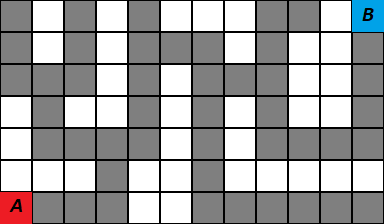

Tiled map render using the project's own tile images. Description and the whole map definition, tile-layer contents included, below:
An orthogonal 12x7 tile map with 32x32 px tiles, 5 tile layers (BackGround, Path, Start, End, ...) and 1 object.

<map version="1.10" tiledversion="1.10.1" orientation="orthogonal" renderorder="right-down" width="12" height="7" tilewidth="32" tileheight="32" infinite="0" nextlayerid="7" nextobjectid="2">
 <editorsettings>
  <export target="AI..js" format="js" />
 </editorsettings>
 <tileset firstgid="1" source="tileset.tsx" />
 <layer id="1" name="BackGround" width="12" height="7">
  <data encoding="csv">
1,1,1,1,1,1,1,1,1,1,1,1,
1,1,1,1,1,1,1,1,1,1,1,1,
1,1,1,1,1,1,1,1,1,1,1,1,
1,1,1,1,1,1,1,1,1,1,1,1,
1,1,1,1,1,1,1,1,1,1,1,1,
1,1,1,1,1,1,1,1,1,1,1,1,
1,1,1,1,1,1,1,1,1,1,1,1
</data>
 </layer>
 <layer id="2" name="Path" width="12" height="7">
  <data encoding="csv">
4,0,4,0,4,0,0,0,4,4,0,4,
4,0,4,0,4,4,4,0,4,0,0,4,
4,4,4,0,4,0,4,4,4,0,0,4,
0,4,0,0,4,0,4,0,4,0,0,4,
0,4,4,4,4,0,4,0,4,4,4,4,
0,0,0,4,0,0,4,0,0,0,0,0,
4,4,4,4,0,0,4,4,4,4,4,4
</data>
 </layer>
 <layer id="3" name="Start" width="12" height="7">
  <data encoding="csv">
0,0,0,0,0,0,0,0,0,0,0,0,
0,0,0,0,0,0,0,0,0,0,0,0,
0,0,0,0,0,0,0,0,0,0,0,0,
0,0,0,0,0,0,0,0,0,0,0,0,
0,0,0,0,0,0,0,0,0,0,0,0,
0,0,0,0,0,0,0,0,0,0,0,0,
3,0,0,0,0,0,0,0,0,0,0,0
</data>
 </layer>
 <layer id="4" name="End" width="12" height="7">
  <data encoding="csv">
0,0,0,0,0,0,0,0,0,0,0,2,
0,0,0,0,0,0,0,0,0,0,0,0,
0,0,0,0,0,0,0,0,0,0,0,0,
0,0,0,0,0,0,0,0,0,0,0,0,
0,0,0,0,0,0,0,0,0,0,0,0,
0,0,0,0,0,0,0,0,0,0,0,0,
0,0,0,0,0,0,0,0,0,0,0,0
</data>
 </layer>
 <layer id="5" name="Walk" width="12" height="7">
  <data encoding="csv">
0,0,0,0,0,0,0,0,0,0,0,0,
0,0,0,0,0,0,0,0,0,0,0,0,
0,0,0,0,0,0,0,0,0,0,0,0,
0,0,0,0,0,0,0,0,0,0,0,0,
0,0,0,0,0,0,0,0,0,0,0,0,
0,0,0,0,0,0,0,0,0,0,0,0,
0,0,0,0,0,0,0,0,0,0,0,0
</data>
 </layer>
 <objectgroup id="6" name="Object Layer 1">
  <object id="1" x="0" y="0">
   <polyline points="0,0 -53,208.5 112.333,208.5 112.333,144.778 144,144.778 144,47.9193 207.833,47.9193 207.833,79.5257 271.667,79.5257 271.167,144.17 366.667,143.66 367.5,15.2934 418,15.2934" />
  </object>
 </objectgroup>
</map>